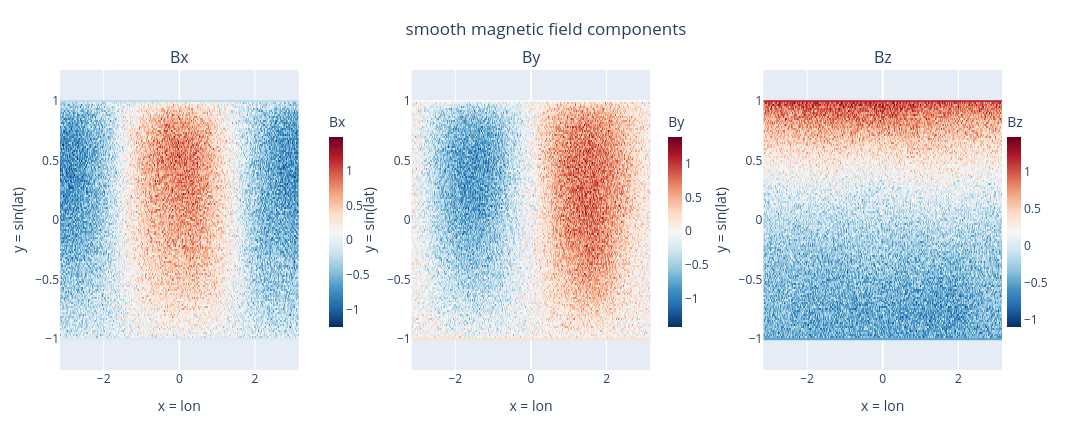

Notebook code cell kept with this figure:
### Code cell
grid_x = np.linspace(-np.pi, np.pi, 241)
grid_y = np.linspace(-1.0, 1.0, 121)
Xg, Yg = np.meshgrid(grid_x, grid_y)
Bg = magnetic_field(Xg, Yg)

fig = make_subplots(
    rows=1,
    cols=3,
    subplot_titles=["Bx", "By", "Bz"],
    horizontal_spacing=0.12,
)

colorbar_x = [0.275, 0.635, 0.995]
for col, component in enumerate(["Bx", "By", "Bz"], start=1):
    fig.add_trace(
        go.Heatmap(
            x=grid_x,
            y=grid_y,
            z=Bg[..., col - 1],
            colorscale="RdBu",
            reversescale=True,
            colorbar={
                "title": component,
                "len": 0.78,
                "thickness": 14,
                "x": colorbar_x[col - 1],
            },
            hovertemplate="x=%{x:.3f}<br>y=%{y:.3f}<br>"
            + component
            + "=%{z:.3f}<extra></extra>",
        ),
        row=1,
        col=col,
    )
    fig.update_xaxes(title_text="x = lon", row=1, col=col, constrain="domain")
    fig.update_yaxes(
        title_text="y = sin(lat)",
        row=1,
        col=col,
        scaleanchor=f"x{col}" if col > 1 else "x",
        scaleratio=np.pi,
        title_standoff=8,
    )

fig.update_layout(
    title={"text": "smooth magnetic field components", "x": 0.5},
    height=440,
    width=1320,
    margin={"l": 60, "r": 90, "t": 70, "b": 70},
)
fig.show()

### Figure 1 — Plotly figure (JSON) as saved in the notebook; plotly's stock layout.template omitted (floating-point values rounded to 4 significant figures; data arrays with more than 128 entries replaced by an {"elided": "..."} marker saying what was removed)
{"data": [{"colorbar": {"len": 0.78, "thickness": 14, "title": {"text": "Bx"}, "x": 0.275}, "colorscale": [[0, "rgb(103,0,31)"], [0.1, "rgb(178,24,43)"], [0.2, "rgb(214,96,77)"], [0.3, "rgb(244,165,130)"], [0.4, "rgb(253,219,199)"], [0.5, "rgb(247,247,247)"], [0.6, "rgb(209,229,240)"], [0.7, "rgb(146,197,222)"], [0.8, "rgb(67,147,195)"], [0.9, "rgb(33,102,172)"], [1, "rgb(5,48,97)"]], "hovertemplate": "x=%{x:.3f}<br>y=%{y:.3f}<br>Bx=%{z:.3f}<extra></extra>", "reversescale": true, "type": "heatmap", "x": {"elided": "241 float values"}, "xaxis": "x", "y": [-1.0, -0.9833, -0.9667, -0.95, -0.9333, -0.9167, -0.9, -0.8833, -0.8667, -0.85, -0.8333, -0.8167, -0.8, -0.7833, -0.7667, -0.75, -0.7333, -0.7167, -0.7, -0.6833, -0.6667, -0.65, -0.6333, -0.6167, -0.6, -0.5833, -0.5667, -0.55, -0.5333, -0.5167, -0.5, -0.4833, -0.4667, -0.45, -0.4333, -0.4167, -0.4, -0.3833, -0.3667, -0.35, -0.3333, -0.3167, -0.3, -0.2833, -0.2667, -0.25, -0.2333, -0.2167, -0.2, -0.1833, -0.1667, -0.15, -0.1333, -0.1167, -0.1, -0.08333, -0.06667, -0.05, -0.03333, -0.01667, 0.0, 0.01667, 0.03333, 0.05, 0.06667, 0.08333, 0.1, 0.1167, 0.1333, 0.15, 0.1667, 0.1833, 0.2, 0.2167, 0.2333, 0.25, 0.2667, 0.2833, 0.3, 0.3167, 0.3333, 0.35, 0.3667, 0.3833, 0.4, 0.4167, 0.4333, 0.45, 0.4667, 0.4833, 0.5, 0.5167, 0.5333, 0.55, 0.5667, 0.5833, 0.6, 0.6167, 0.6333, 0.65, 0.6667, 0.6833, 0.7, 0.7167, 0.7333, 0.75, 0.7667, 0.7833, 0.8, 0.8167, 0.8333, 0.85, 0.8667, 0.8833, 0.9, 0.9167, 0.9333, 0.95, 0.9667, 0.9833, 1.0], "yaxis": "y", "z": {"elided": "121x241 float values"}}, {"colorbar": {"len": 0.78, "thickness": 14, "title": {"text": "By"}, "x": 0.635}, "colorscale": [[0, "rgb(103,0,31)"], [0.1, "rgb(178,24,43)"], [0.2, "rgb(214,96,77)"], [0.3, "rgb(244,165,130)"], [0.4, "rgb(253,219,199)"], [0.5, "rgb(247,247,247)"], [0.6, "rgb(209,229,240)"], [0.7, "rgb(146,197,222)"], [0.8, "rgb(67,147,195)"], [0.9, "rgb(33,102,172)"], [1, "rgb(5,48,97)"]], "hovertemplate": "x=%{x:.3f}<br>y=%{y:.3f}<br>By=%{z:.3f}<extra></extra>", "reversescale": true, "type": "heatmap", "x": {"elided": "241 float values"}, "xaxis": "x2", "y": [-1.0, -0.9833, -0.9667, -0.95, -0.9333, -0.9167, -0.9, -0.8833, -0.8667, -0.85, -0.8333, -0.8167, -0.8, -0.7833, -0.7667, -0.75, -0.7333, -0.7167, -0.7, -0.6833, -0.6667, -0.65, -0.6333, -0.6167, -0.6, -0.5833, -0.5667, -0.55, -0.5333, -0.5167, -0.5, -0.4833, -0.4667, -0.45, -0.4333, -0.4167, -0.4, -0.3833, -0.3667, -0.35, -0.3333, -0.3167, -0.3, -0.2833, -0.2667, -0.25, -0.2333, -0.2167, -0.2, -0.1833, -0.1667, -0.15, -0.1333, -0.1167, -0.1, -0.08333, -0.06667, -0.05, -0.03333, -0.01667, 0.0, 0.01667, 0.03333, 0.05, 0.06667, 0.08333, 0.1, 0.1167, 0.1333, 0.15, 0.1667, 0.1833, 0.2, 0.2167, 0.2333, 0.25, 0.2667, 0.2833, 0.3, 0.3167, 0.3333, 0.35, 0.3667, 0.3833, 0.4, 0.4167, 0.4333, 0.45, 0.4667, 0.4833, 0.5, 0.5167, 0.5333, 0.55, 0.5667, 0.5833, 0.6, 0.6167, 0.6333, 0.65, 0.6667, 0.6833, 0.7, 0.7167, 0.7333, 0.75, 0.7667, 0.7833, 0.8, 0.8167, 0.8333, 0.85, 0.8667, 0.8833, 0.9, 0.9167, 0.9333, 0.95, 0.9667, 0.9833, 1.0], "yaxis": "y2", "z": {"elided": "121x241 float values"}}, {"colorbar": {"len": 0.78, "thickness": 14, "title": {"text": "Bz"}, "x": 0.995}, "colorscale": [[0, "rgb(103,0,31)"], [0.1, "rgb(178,24,43)"], [0.2, "rgb(214,96,77)"], [0.3, "rgb(244,165,130)"], [0.4, "rgb(253,219,199)"], [0.5, "rgb(247,247,247)"], [0.6, "rgb(209,229,240)"], [0.7, "rgb(146,197,222)"], [0.8, "rgb(67,147,195)"], [0.9, "rgb(33,102,172)"], [1, "rgb(5,48,97)"]], "hovertemplate": "x=%{x:.3f}<br>y=%{y:.3f}<br>Bz=%{z:.3f}<extra></extra>", "reversescale": true, "type": "heatmap", "x": {"elided": "241 float values"}, "xaxis": "x3", "y": [-1.0, -0.9833, -0.9667, -0.95, -0.9333, -0.9167, -0.9, -0.8833, -0.8667, -0.85, -0.8333, -0.8167, -0.8, -0.7833, -0.7667, -0.75, -0.7333, -0.7167, -0.7, -0.6833, -0.6667, -0.65, -0.6333, -0.6167, -0.6, -0.5833, -0.5667, -0.55, -0.5333, -0.5167, -0.5, -0.4833, -0.4667, -0.45, -0.4333, -0.4167, -0.4, -0.3833, -0.3667, -0.35, -0.3333, -0.3167, -0.3, -0.2833, -0.2667, -0.25, -0.2333, -0.2167, -0.2, -0.1833, -0.1667, -0.15, -0.1333, -0.1167, -0.1, -0.08333, -0.06667, -0.05, -0.03333, -0.01667, 0.0, 0.01667, 0.03333, 0.05, 0.06667, 0.08333, 0.1, 0.1167, 0.1333, 0.15, 0.1667, 0.1833, 0.2, 0.2167, 0.2333, 0.25, 0.2667, 0.2833, 0.3, 0.3167, 0.3333, 0.35, 0.3667, 0.3833, 0.4, 0.4167, 0.4333, 0.45, 0.4667, 0.4833, 0.5, 0.5167, 0.5333, 0.55, 0.5667, 0.5833, 0.6, 0.6167, 0.6333, 0.65, 0.6667, 0.6833, 0.7, 0.7167, 0.7333, 0.75, 0.7667, 0.7833, 0.8, 0.8167, 0.8333, 0.85, 0.8667, 0.8833, 0.9, 0.9167, 0.9333, 0.95, 0.9667, 0.9833, 1.0], "yaxis": "y3", "z": {"elided": "121x241 float values"}}], "layout": {"annotations": [{"font": {"size": 16}, "showarrow": false, "text": "Bx", "x": 0.1267, "xanchor": "center", "xref": "paper", "y": 1, "yanchor": "bottom", "yref": "paper"}, {"font": {"size": 16}, "showarrow": false, "text": "By", "x": 0.5, "xanchor": "center", "xref": "paper", "y": 1, "yanchor": "bottom", "yref": "paper"}, {"font": {"size": 16}, "showarrow": false, "text": "Bz", "x": 0.8733, "xanchor": "center", "xref": "paper", "y": 1, "yanchor": "bottom", "yref": "paper"}], "height": 440, "margin": {"b": 70, "l": 60, "r": 90, "t": 70}, "title": {"text": "smooth magnetic field components", "x": 0.5}, "width": 1320, "xaxis": {"anchor": "y", "constrain": "domain", "domain": [0, 0.2533], "title": {"text": "x = lon"}}, "xaxis2": {"anchor": "y2", "constrain": "domain", "domain": [0.3733, 0.6267], "title": {"text": "x = lon"}}, "xaxis3": {"anchor": "y3", "constrain": "domain", "domain": [0.7467, 1], "title": {"text": "x = lon"}}, "yaxis": {"anchor": "x", "domain": [0, 1], "scaleanchor": "x", "scaleratio": 3.142, "title": {"standoff": 8, "text": "y = sin(lat)"}}, "yaxis2": {"anchor": "x2", "domain": [0, 1], "scaleanchor": "x2", "scaleratio": 3.142, "title": {"standoff": 8, "text": "y = sin(lat)"}}, "yaxis3": {"anchor": "x3", "domain": [0, 1], "scaleanchor": "x3", "scaleratio": 3.142, "title": {"standoff": 8, "text": "y = sin(lat)"}}}}
